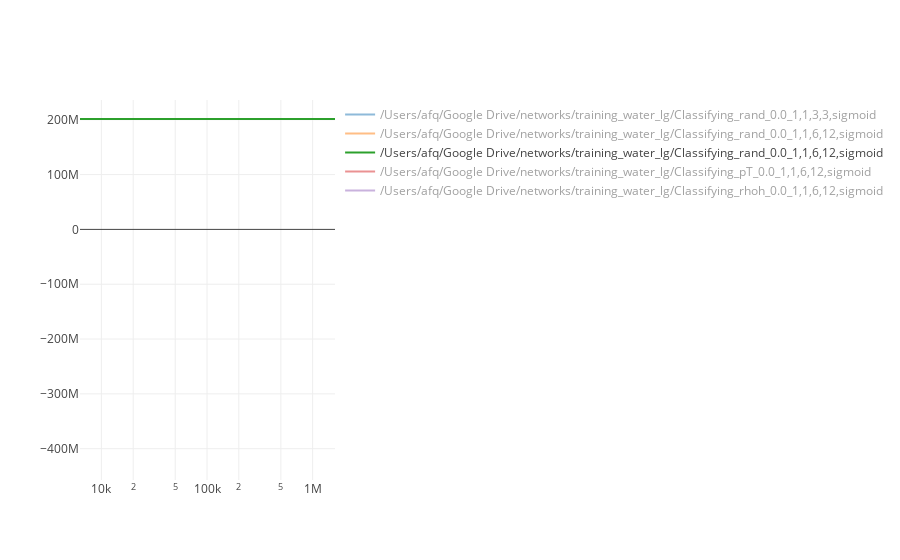

Write notebook code for a chart like this one.
### Code cell
py.iplot(plot_contours(states))
